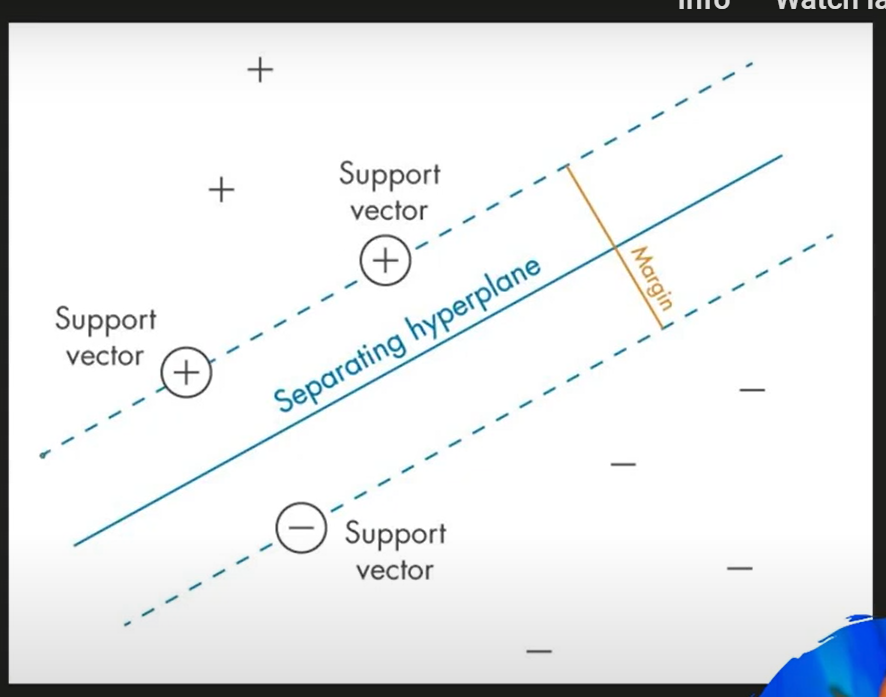
#> input picture ML/SVM supportvector,margins.png, 886 x 697 px
$ jupyter execute --allow-errors image.ipynb
#> lines starting #> are read from the running program, lines starting #| are printed output that depends on the picture; after the words box and inside, x2 and y2 are one past the last pixel; in counts of white or black regions, pixels touching at a corner belong together
#> further down, img is the input picture: shape (697, 886, 4) float32; mean R, G, B, A 0.892, 0.9, 0.906, 1
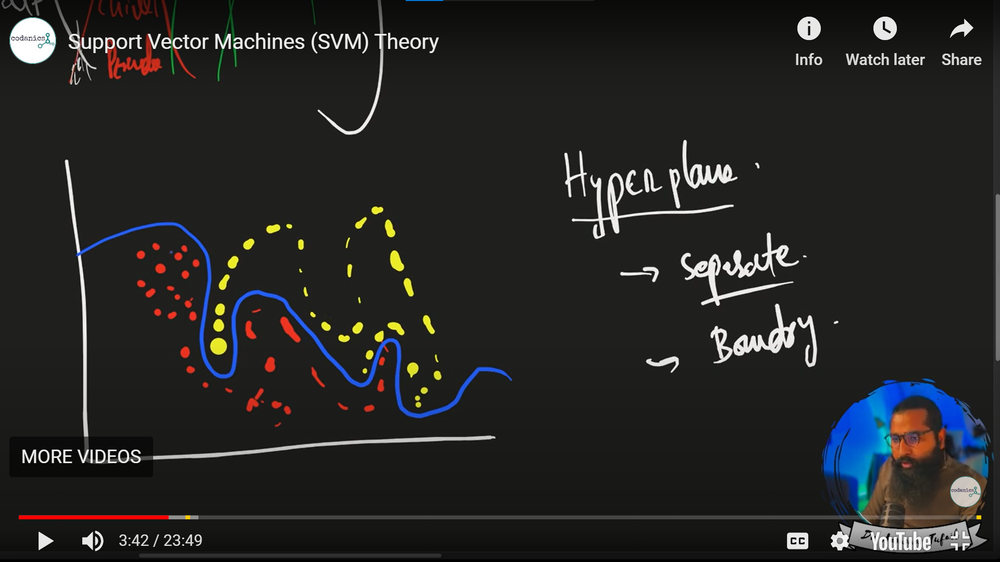
#> input picture ML/blue line hpyerplan separate the things.png, 1000 x 562 px, shrunk from 1920 x 1080 before the run
#> further down, img2 is the input picture: shape (562, 1000, 4) float32; mean R, G, B, A 0.146, 0.149, 0.144, 1
[cell 1]
import numpy as np
import matplotlib.pyplot as plt
import sys

def binarize(img, threshold):

    # create an image with True or False (that can be seen as 1 or 0) and multiply by 255
    binaryimg = (img > threshold).astype(int) * 255
    return binaryimg

def comparison(img1, img2):

    # convert to gray. What's the filter doing?
    gray1 = rgb2gray(img1)
#> in rgb2gray, `gray = np.sum([col_img[:, :, i].astype(np.float64) * weights[i] for i ..`:
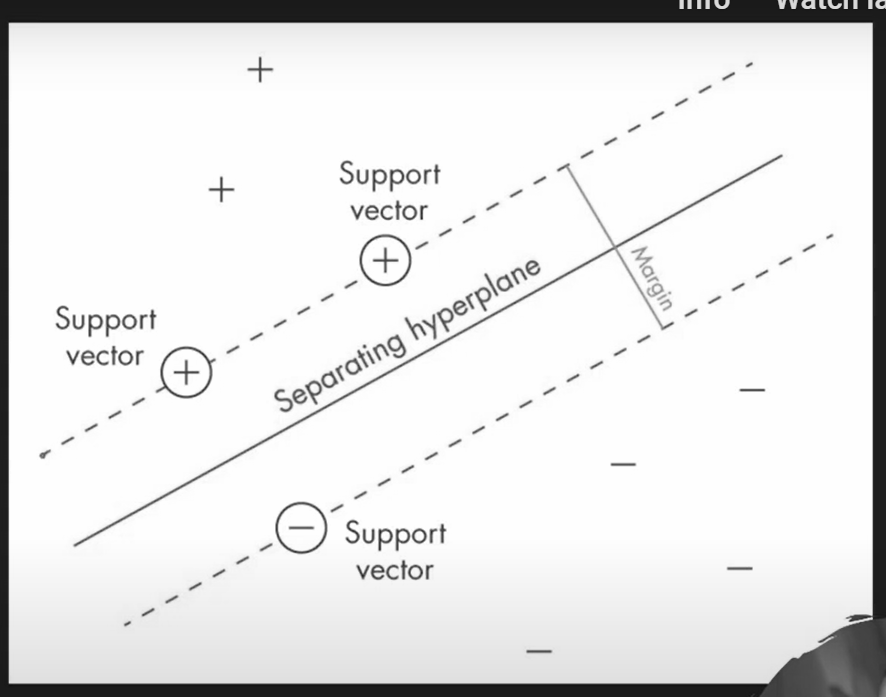
#> gray: shape (697, 886) float64; min 0.0627, max 1, mean 0.899
    gray2 = rgb2gray(img2)
#> in rgb2gray (call 2), `gray = np.sum([col_img[:, :, i].astype(np.float64) * weights[i] for i ..`:
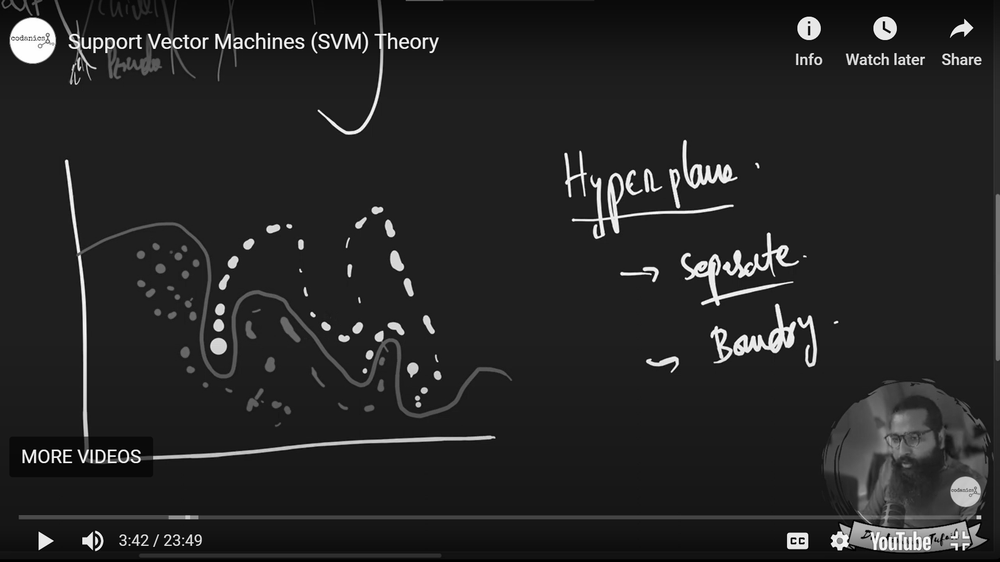
#> gray: shape (562, 1000) float64; min 0, max 1, mean 0.148

    # select a threhsold value and binarize the image
    threshold = 0.5
    gray1_bin = binarize(gray1, threshold)
#> in binarize, `binaryimg = (img > threshold).astype(int) * 255`:
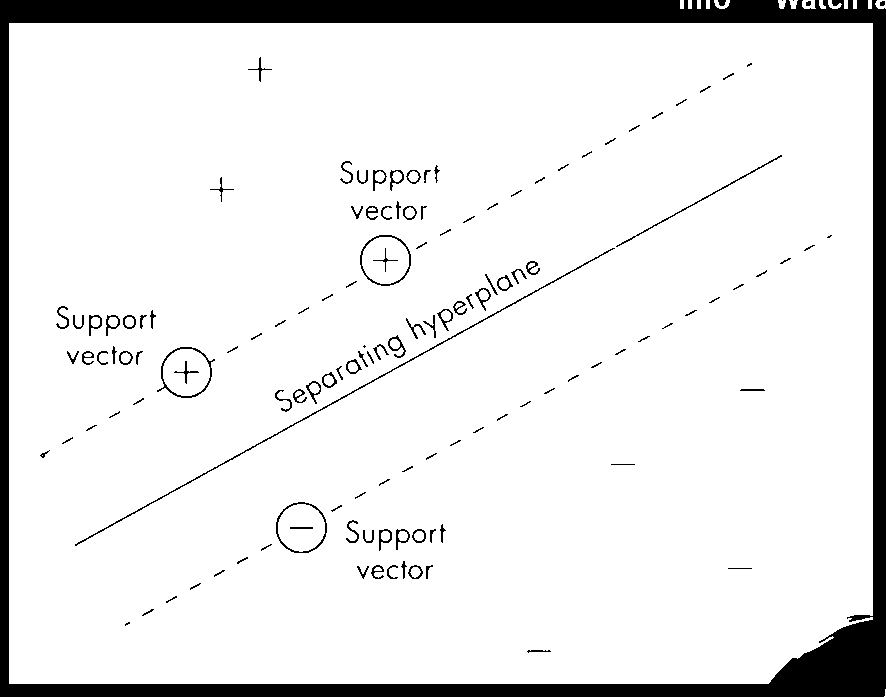
#> binaryimg: shape (697, 886) int64; 90.7% white; 135 black regions (38 under 20 px), largest, box (x1, y1, x2, y2) and area: (0, 0, 886, 697) 49846, (75, 248, 615, 546) 954, (157, 347, 215, 398) 326
    gray2_bin = binarize(gray2, threshold)
#> call 2 of binarize, with threshold = 0.5
#> in binarize (call 2), `binaryimg = (img > threshold).astype(int) * 255`:
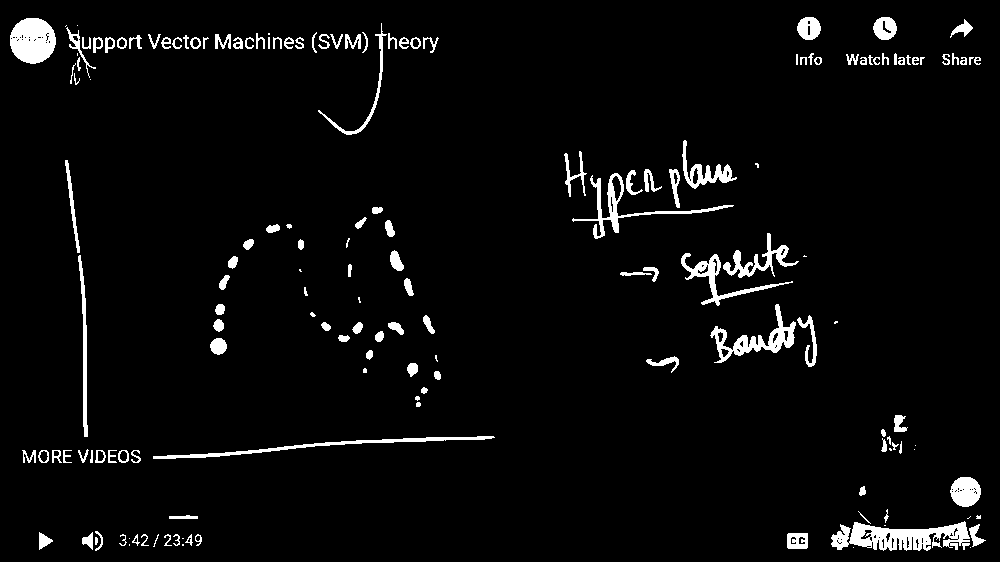
#> binaryimg: shape (562, 1000) int64; 4% white; 162 white regions (28 under 20 px), largest, box (x1, y1, x2, y2) and area: (831, 521, 970, 551) 2425, (10, 18, 56, 64) 1634, (710, 304, 796, 363) 1335

    # in python you can compute a difference image.
    # so diff will contain in each pixel the difference between the two images
    diff = gray1_bin - gray2_bin

    # the np.mean gives you already sum / number of pixels
    average = np.mean(diff)

    return average

def rgb2gray(col_img):

    # converts images to gray
    weights = np.array([0.3, 0.59, 0.11])
    gray = np.sum([col_img[:, :, i].astype(np.float64) * weights[i] for i in range(3)], axis=0)

    return gray

# the "main" method
#> (the rest of this cell did not finish here and is left out)
